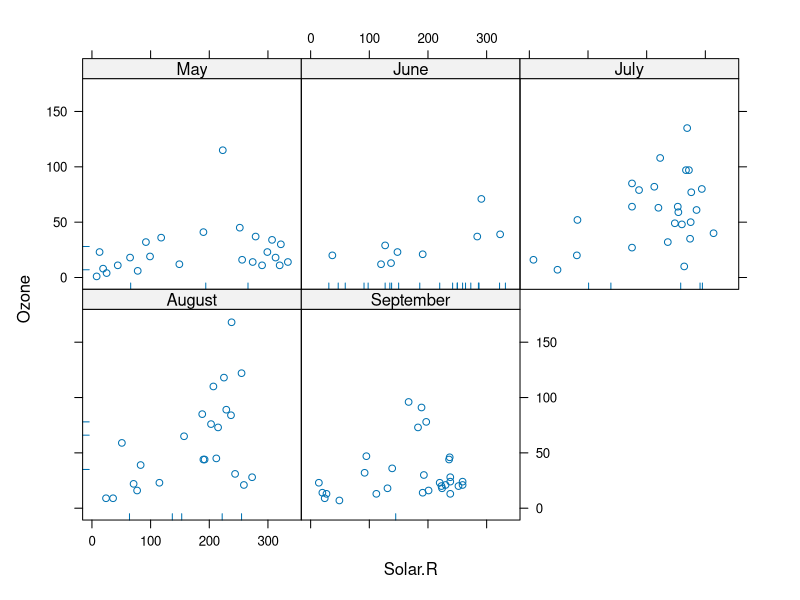
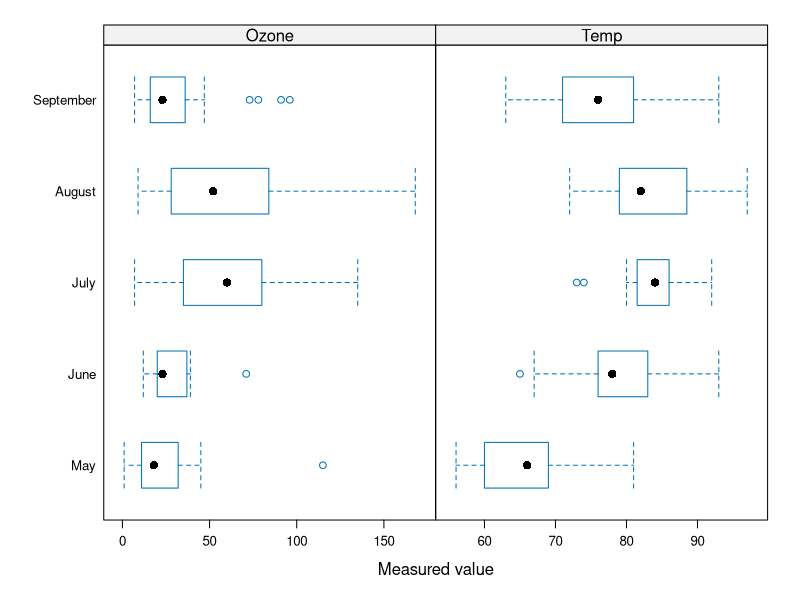
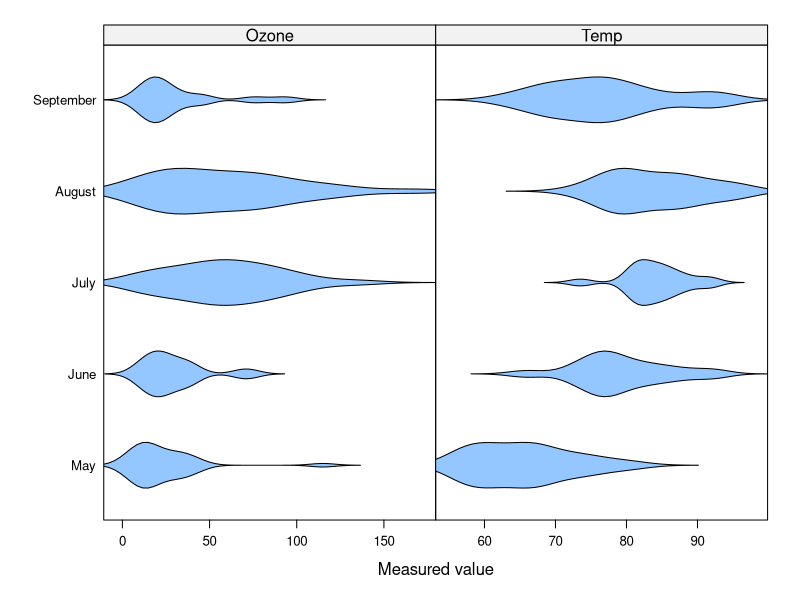
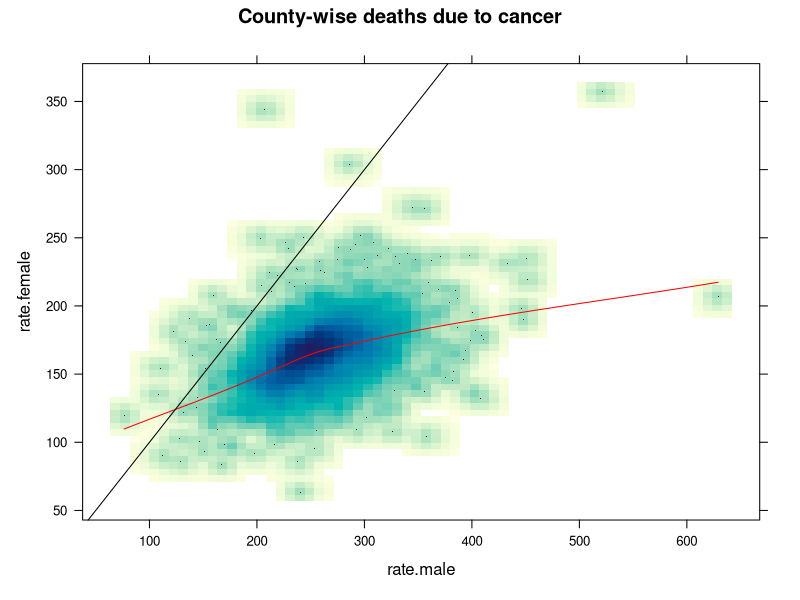
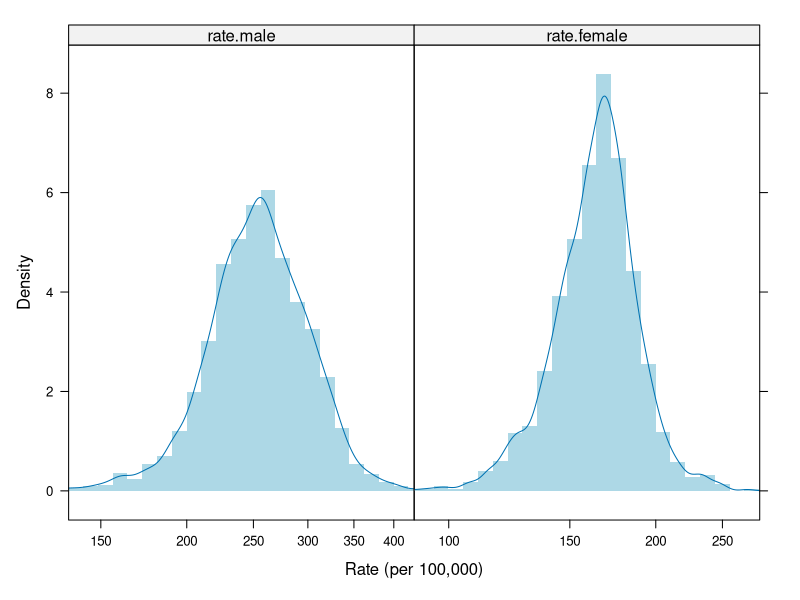
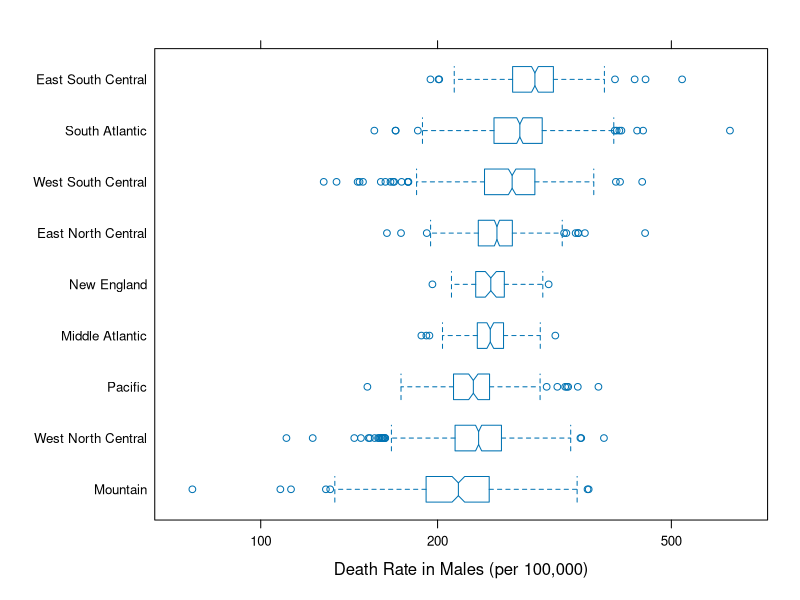
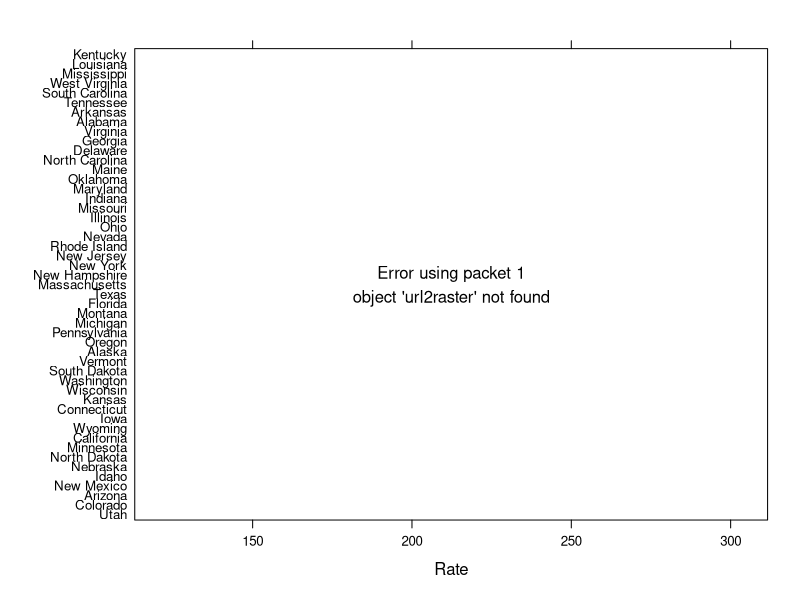

Source code (R) for these figures, in order:
library(lattice)
library(latticeExtra)

data("airquality")

panel.xyrug <- function(x, y, ...)
{
  # Reproduce standard scatter plot
  panel.xyplot(x, y, ...)
  
  # Identify observations with x-value missing
  x.missing <- is.na(x)
  
  # Identify observations with y-value missing
  y.missing <- is.na(y)
  
  # Draw rugs along axes
  panel.rug(x = x[y.missing], y = y[x.missing])
}

airquality$Month.Name <- 
  factor(month.name[airquality$Month], levels = month.name)

xyplot(Ozone ~ Solar.R | Month.Name, data = airquality,
       panel = panel.xyrug, as.table = TRUE)

# Create factor variable with month names
airquality$Month.Name <- 
  factor(month.name[airquality$Month], levels = month.name)

# Create box-and-whisker plot
bwplot(Month.Name ~ Ozone + Temp, airquality, 
       # Specify outer
       outer = T, 
       # Specify x-axis relation
       scales = list(x = list(relation = "free")),
       # Specify layout
       layout = c(2, 1),
       # Specify x-axis label
       xlab = "Measured value")

# Create violin plot
bwplot(Month.Name ~ Ozone + Temp, airquality, 
       # Specify outer
       outer = TRUE, 
       # Specify x-axis relation
       scales = list(x = list(relation = "free")),
       # Specify layout
       layout = c(2, 1),
       # Specify x-axis label
       xlab = "Measured value",
       # Replace default panel function
       panel = panel.violin)

data("USCancerRates")

# Create panel function
panel.ss <- function(x, y, ...) {
  # Call panel.smoothScatter()
  panel.smoothScatter(x, y, ...)
  # Call panel.loess()
  panel.loess(x, y, col = "red")
  # Call panel.abline()
  panel.abline(0, 1)
}

# Create plot
xyplot(rate.female ~ rate.male, data = USCancerRates,
       panel = panel.ss,
       main = "County-wise deaths due to cancer")

panel.histdens <- function(x, ...) {
  panel.histogram(x, ...)
  panel.lines(density(x, na.rm = TRUE))
}

# Define prepanel function
prepanel.histdens.2 <- function(x, ...) {
  h <- prepanel.default.histogram(x, ...)
  d <- density(x, na.rm = TRUE)
  list(xlim = quantile(x, c(0.005, 0.995), na.rm = TRUE),
       # Calculate upper y-limit
       ylim = c(0, max(d$y, h$ylim[2])))
}

# Create a histogram of rate.male and rate.female
histogram(~ rate.male + rate.female,
          data = USCancerRates, outer = TRUE,
          type = "density", nint = 50,
          border = "transparent", col = "lightblue",
          # The panel function: panel.histdens
          panel = panel.histdens, 
          # The prepanel function: prepanel.histdens.2
          prepanel = prepanel.histdens.2,
          # Ensure that the x-axis is log-transformed
          # and has relation "sliced"
          scales = list(x = list(log = T,
                                 equispaced.log = FALSE,
                                 relation = "sliced")),
          xlab = "Rate (per 100,000)")

#Use the built-in dataset state.division
data.frame(state.name, state.division)
index <- match(USCancerRates$state, state.name)
USCancerRates$division <- state.division[index]
summary(USCancerRates$division)
# Create 'division.ordered' by reordering levels
library(dplyr)
USCancerRates <- 
  mutate(USCancerRates, 
         division.ordered = reorder(division, 
                                    rate.male + rate.female, 
                                    mean, na.rm = TRUE))

# Create the box and whisker plot
bwplot(division.ordered ~ rate.male, 
       data = USCancerRates,
       # Indicate median by line instead of dot
       pch = "|", 
       # Include notches for confidence interval
       notch = T,
       # The x-axis should plot log-transformed values
       scales = list(x = list(log = T, equispaced.log = F)),
       xlab = "Death Rate in Males (per 100,000)")

# Create summary dataset
USCancerRates.state <- 
  with(USCancerRates, {
    rmale <- tapply(rate.male, state, median, na.rm = TRUE)
    rfemale <- tapply(rate.female, state, median, na.rm = TRUE)
    data.frame(Rate = c(rmale, rfemale),
               State = rep(names(rmale), 2),
               Gender = rep(c("Male", "Female"), 
                            each = length(rmale)))
  })

# Create summary dataset
USCancerRates.state <- 
  with(USCancerRates, {
    rmale <- tapply(rate.male, state, median, na.rm = TRUE)
    rfemale <- tapply(rate.female, state, median, na.rm = TRUE)
    data.frame(Rate = c(rmale, rfemale),
               State = rep(names(rmale), 2),
               Gender = rep(c("Male", "Female"), 
                            each = length(rmale)))
  })

# Reorder levels
library(dplyr)
USCancerRates.state <- 
  mutate(USCancerRates.state, State = reorder(State, Rate))
head(USCancerRates.state)

panel.xyimage <- function(x, y, 
         subscripts,
         groups = NULL,
         pch = NULL,
         cex = 1,
         ...,
         grid = FALSE, abline = NULL)
{
  if (all(is.na(x) | is.na(y))) return()
  if (!is.character(pch))
    stop("'pch' must be a character vector giving path(s) or URL(s) of PNG or JPEG files.")
  if (!identical(grid, FALSE))
  {
    if (!is.list(grid))
      grid <- switch(as.character(grid),
                     "TRUE" = list(h = -1, v = -1, x = x, y = y),
                     "h" = list(h = -1, v = 0, y = y),
                     "v" = list(h = 0, v = -1, x = x),
                     list(h = 0, v = 0))
    do.call(panel.grid, grid)
  }
  if (!is.null(abline))
  {
    if (is.numeric(abline)) abline <- as.list(abline)
    do.call(panel.abline, abline)
  }
  if (is.null(groups))
  {
    pch.raster <- url2raster(pch[1])
    grid.raster(x, y, image = pch.raster,
                width = unit(cex * 10, "mm"),
                height = unit(cex * 10, "mm"),
                default.units = "native")
  }
  else
  {
    groups <- as.factor(groups)
    cex <- rep(cex, length = nlevels(groups))
    pch <- rep(pch, length = nlevels(groups))
    pch.raster <- lapply(pch, url2raster)
    g <- as.numeric(groups)[subscripts]
    ug <- unique(g)
    for (i in ug)
    {
      w <- (g == i)
      grid.raster(x[w], y[w], image = pch.raster[[i]],
                  width = unit(cex[i] * 8, "mm"),
                  height = unit(cex[i] * 8, "mm"),
                  default.units = "native")
    }
  }
}

# URLs for emojis
emoji.man <- "https://twemoji.maxcdn.com/72x72/1f468.png"
emoji.woman <- "https://twemoji.maxcdn.com/72x72/1f469.png"

# Create dotplot
dotplot(State ~ Rate, data = USCancerRates.state, 
        # Specify grouping variable
        groups = Gender, 
        # Specify panel function
        panel = panel.xyimage, 
        # Specify emoji URLs
        pch = c(emoji.woman, emoji.man),
        # Make symbols smaller
        cex = 0.75)
